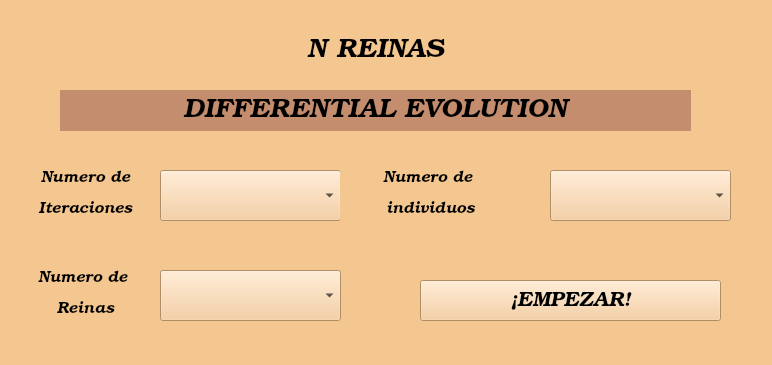
<?xml version="1.0" encoding="UTF-8"?>
<ui version="4.0">
 <class>MainWindow</class>
 <widget class="QMainWindow" name="MainWindow">
  <property name="geometry">
   <rect>
    <x>0</x>
    <y>0</y>
    <width>772</width>
    <height>365</height>
   </rect>
  </property>
  <property name="windowTitle">
   <string>MainWindow</string>
  </property>
  <property name="styleSheet">
   <string notr="true">background-color: #f5c790;</string>
  </property>
  <widget class="QWidget" name="centralwidget">
   <widget class="QLabel" name="label">
    <property name="geometry">
     <rect>
      <x>60</x>
      <y>30</y>
      <width>631</width>
      <height>41</height>
     </rect>
    </property>
    <property name="font">
     <font>
      <family>URW Bookman L</family>
      <pointsize>20</pointsize>
      <italic>true</italic>
     </font>
    </property>
    <property name="text">
     <string>N REINAS</string>
    </property>
    <property name="alignment">
     <set>Qt::AlignCenter</set>
    </property>
   </widget>
   <widget class="QLabel" name="label_2">
    <property name="geometry">
     <rect>
      <x>60</x>
      <y>90</y>
      <width>631</width>
      <height>41</height>
     </rect>
    </property>
    <property name="font">
     <font>
      <family>URW Bookman L</family>
      <pointsize>20</pointsize>
      <italic>true</italic>
     </font>
    </property>
    <property name="styleSheet">
     <string notr="true">background-color: #c48d6e;</string>
    </property>
    <property name="text">
     <string>DIFFERENTIAL EVOLUTION</string>
    </property>
    <property name="alignment">
     <set>Qt::AlignCenter</set>
    </property>
   </widget>
   <widget class="QLabel" name="label_5">
    <property name="geometry">
     <rect>
      <x>20</x>
      <y>270</y>
      <width>131</width>
      <height>51</height>
     </rect>
    </property>
    <property name="font">
     <font>
      <family>URW Bookman L</family>
      <pointsize>12</pointsize>
      <italic>true</italic>
     </font>
    </property>
    <property name="text">
     <string>&lt;html&gt;&lt;head/&gt;&lt;body&gt;&lt;p align=&quot;center&quot;&gt;Numero de &lt;/p&gt;&lt;p align=&quot;center&quot;&gt;Reinas&lt;/p&gt;&lt;/body&gt;&lt;/html&gt;</string>
    </property>
   </widget>
   <widget class="QComboBox" name="QueenBox">
    <property name="geometry">
     <rect>
      <x>160</x>
      <y>270</y>
      <width>181</width>
      <height>51</height>
     </rect>
    </property>
   </widget>
   <widget class="QPushButton" name="StartButton">
    <property name="geometry">
     <rect>
      <x>420</x>
      <y>280</y>
      <width>301</width>
      <height>41</height>
     </rect>
    </property>
    <property name="font">
     <font>
      <family>URW Bookman L</family>
      <pointsize>16</pointsize>
      <italic>true</italic>
     </font>
    </property>
    <property name="text">
     <string>¡EMPEZAR!</string>
    </property>
   </widget>
   <widget class="QComboBox" name="IterBox">
    <property name="geometry">
     <rect>
      <x>160</x>
      <y>170</y>
      <width>181</width>
      <height>51</height>
     </rect>
    </property>
   </widget>
   <widget class="QLabel" name="label_6">
    <property name="geometry">
     <rect>
      <x>30</x>
      <y>160</y>
      <width>111</width>
      <height>71</height>
     </rect>
    </property>
    <property name="font">
     <font>
      <family>URW Bookman L</family>
      <pointsize>12</pointsize>
      <italic>true</italic>
     </font>
    </property>
    <property name="text">
     <string>&lt;html&gt;&lt;head/&gt;&lt;body&gt;&lt;p align=&quot;center&quot;&gt;Numero de&lt;/p&gt;&lt;p align=&quot;center&quot;&gt;Iteraciones&lt;/p&gt;&lt;/body&gt;&lt;/html&gt;</string>
    </property>
   </widget>
   <widget class="QComboBox" name="IndBox">
    <property name="geometry">
     <rect>
      <x>550</x>
      <y>170</y>
      <width>181</width>
      <height>51</height>
     </rect>
    </property>
   </widget>
   <widget class="QLabel" name="label_7">
    <property name="geometry">
     <rect>
      <x>340</x>
      <y>170</y>
      <width>181</width>
      <height>51</height>
     </rect>
    </property>
    <property name="font">
     <font>
      <family>URW Bookman L</family>
      <pointsize>12</pointsize>
      <italic>true</italic>
     </font>
    </property>
    <property name="text">
     <string>&lt;html&gt;&lt;head/&gt;&lt;body&gt;&lt;p align=&quot;center&quot;&gt;Numero de &lt;/p&gt;&lt;p align=&quot;center&quot;&gt;individuos&lt;/p&gt;&lt;/body&gt;&lt;/html&gt;</string>
    </property>
   </widget>
  </widget>
  <widget class="QStatusBar" name="statusbar"/>
 </widget>
 <resources/>
 <connections/>
</ui>
